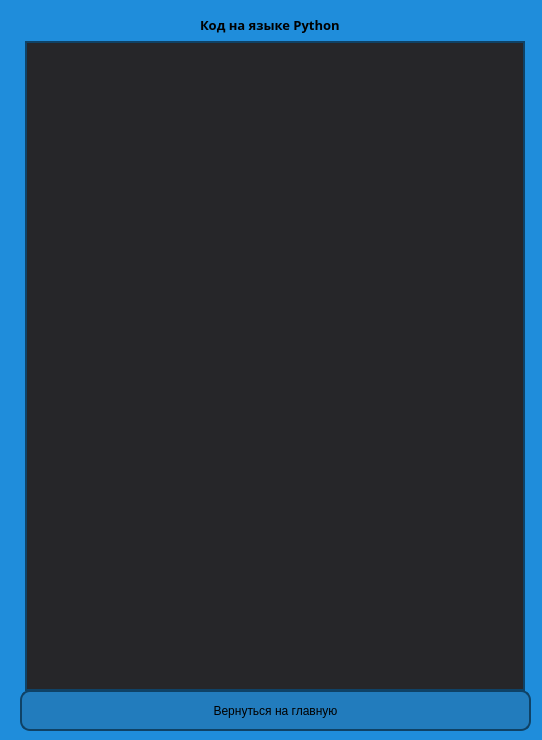
<?xml version="1.0" encoding="UTF-8"?>
<ui version="4.0">
 <class>Code</class>
 <widget class="QDialog" name="Code">
  <property name="geometry">
   <rect>
    <x>0</x>
    <y>0</y>
    <width>542</width>
    <height>740</height>
   </rect>
  </property>
  <property name="windowTitle">
   <string>Dialog</string>
  </property>
  <widget class="QWidget" name="widget_4" native="true">
   <property name="geometry">
    <rect>
     <x>0</x>
     <y>0</y>
     <width>880</width>
     <height>811</height>
    </rect>
   </property>
   <property name="styleSheet">
    <string notr="true">background: #1f8ddb</string>
   </property>
   <widget class="QLabel" name="PASSWORD_text_3">
    <property name="geometry">
     <rect>
      <x>200</x>
      <y>10</y>
      <width>151</width>
      <height>30</height>
     </rect>
    </property>
    <property name="font">
     <font>
      <family>Microsoft JhengHei</family>
      <pointsize>10</pointsize>
      <weight>75</weight>
      <bold>true</bold>
     </font>
    </property>
    <property name="text">
     <string>Код на языке Python</string>
    </property>
   </widget>
   <widget class="QPushButton" name="save_create_pole">
    <property name="geometry">
     <rect>
      <x>20</x>
      <y>690</y>
      <width>511</width>
      <height>41</height>
     </rect>
    </property>
    <property name="styleSheet">
     <string notr="true">QPushButton {
    border: 2px solid #0f4266;
    border-radius: 10px;
    background: #227cbd;
    padding: 5px;
    }

QPushButton:hover {
    background: #31c3d6;
    }</string>
    </property>
    <property name="text">
     <string>Вернуться на главную</string>
    </property>
   </widget>
   <widget class="QTextBrowser" name="code_text">
    <property name="geometry">
     <rect>
      <x>25</x>
      <y>41</y>
      <width>500</width>
      <height>650</height>
     </rect>
    </property>
    <property name="styleSheet">
     <string notr="true">background: #262629; border: 2px solid #0f4266; font: #fff;</string>
    </property>
   </widget>
  </widget>
 </widget>
 <resources/>
 <connections/>
</ui>
